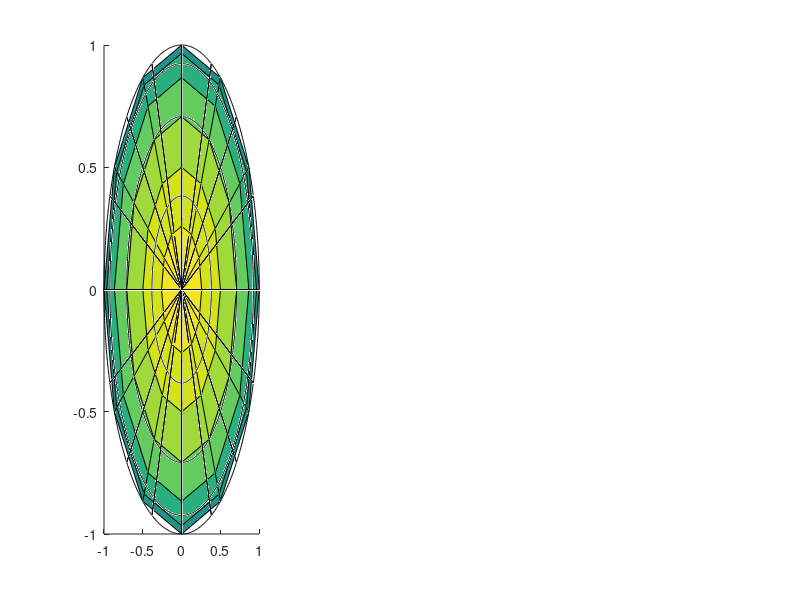

Write the MATLAB code that produced this figure. (Note: this script raises an error after producing the figure.)
%% Projection of a sphere for Square Lattice

set(0,'defaultfigurecolor',[1 1 1])
set(gca,'FontName','Calibri')
set(gca, 'linewidth', 2);
set(gca, 'FontSize', 28);
set(gca,'TickDir','out');

%% Lines of lattitude
N = 0.01; %increases number of data points in the lines of latitude
M=(pi/8); %increases the number of lines of lattitude
thetavec=0:M:pi; 
phivec = 0:N:2*pi; 
[th, ph] = meshgrid(thetavec,phivec);
R = ones(size(th));
xLat = R.*sin(th).*cos(ph);
yLat = R.*sin(th).*sin(ph);
zLat = R.*cos(th);

clear R N M theatvec phivec th ph;

%% Lines of longtitude
N=16; %changes number of lines of longitude
[xLong,yLong,zLong] = sphere(N);
clear N;

%% Coordinates of a circle
xOrigin = 0;
yOrigin = 0;
radius =12.7;
angle=0:0.01:2*pi; 
xData=radius*cos(angle);
yData=radius*sin(angle);

clear radius;

%% Coordinates for scattered points on surface
% r, phi, theta
ScatterFaceOn = [0 0 1; 0 0 -1];
ScatterSideOn = [1 0 0;0 1 0; -1 0 0; 0 -1 0;0.7071 -0.7071 0; 0.7071 0.7071 0;-0.7071 0.7071 0;-0.7071 -0.7071 0];
ScatterSq = [   0.7070         0    0.7070;
    0.7070         0   -0.7070;
         0    0.7070    0.7070;
         0    0.7070   -0.7070;
   -0.7070         0    0.7070;
   -0.7070         0   -0.7070;
         0   -0.7070    0.7070;
         0   -0.7070   -0.7070];
ScatterDia = [    0.5000    0.5000    0.7070;
    0.5000    0.5000   -0.7070;
   -0.5000    0.5000    0.7070;
   -0.5000    0.5000   -0.7070;
   -0.5000   -0.5000    0.7070;
   -0.5000   -0.5000   -0.7070;
    0.5000   -0.5000    0.7070;
    0.5000   -0.5000   -0.7070];

%% Projecting sphere
%Polar projection
XLatPolar=xLat./(1-zLat);
YLatPolar=yLat./(1-zLat);
XLongPolar=xLong./(1-zLong);
YLongPolar=yLong./(1-zLong);

ScatterFaceOnPolar = zeros(2,2);
ScatterFaceOnPolar(:,1) = ScatterFaceOn(:,1)./(1-ScatterFaceOn(:,3));
ScatterFaceOnPolar(:,2) = ScatterFaceOn(:,2)./(1-ScatterFaceOn(:,3));

ScatterSideOnPolar = zeros(8,2);
ScatterSideOnPolar(:,1) = ScatterSideOn(:,1)./(1-ScatterSideOn(:,3));
ScatterSideOnPolar(:,2) = ScatterSideOn(:,2)./(1-ScatterSideOn(:,3));

ScatterACPolar = zeros(8,2);
ScatterACPolar(:,1) = ScatterSq(:,1)./(1-ScatterSq(:,3));
ScatterACPolar(:,2) = ScatterSq(:,2)./(1-ScatterSq(:,3));

ScatterZZPolar = zeros(8,2);
ScatterZZPolar(:,1) = ScatterDia(:,1)./(1-ScatterDia(:,3));
ScatterZZPolar(:,2) = ScatterDia(:,2)./(1-ScatterDia(:,3));

%Equatorial projection
XLatEq=xLat./(1-yLat);
ZLatEq=zLat./(1-yLat);
XLongEq=xLong./(1-yLong);
ZLongEq=zLong./(1-yLong);

ScatterFaceOnEq = zeros(2,2);
ScatterFaceOnEq(:,1) = ScatterFaceOn(:,1)./(1-ScatterFaceOn(:,2));
ScatterFaceOnEq(:,2) = ScatterFaceOn(:,3)./(1-ScatterFaceOn(:,2));

ScatterSideOnEq = zeros(8,2);
ScatterSideOnEq(:,1) = ScatterSideOn(:,1)./(1-ScatterSideOn(:,2));
ScatterSideOnEq(:,2) = ScatterSideOn(:,3)./(1-ScatterSideOn(:,2));

ScatterACEq = zeros(8,2);
ScatterACEq(:,1) = ScatterSq(:,1)./(1-ScatterSq(:,2));
ScatterACEq(:,2) = ScatterSq(:,3)./(1-ScatterSq(:,2));

ScatterZZEq = zeros(8,2);
ScatterZZEq(:,1) = ScatterDia(:,1)./(1-ScatterDia(:,2));
ScatterZZEq(:,2) = ScatterDia(:,3)./(1-ScatterDia(:,2));

%% Plotting projections
%Sphere plot
subplot(1,3,1);
hold on;
%Mesh sphere:
longtitude = plot3(xLong,yLong,zLong,'Color',1/255*[0 0 0]);
lattitude = plot3(xLat,yLat,zLat,'Color',1/255*[0 0 0]);
%Surface Sphere
[X, Y, Z] = sphere(12);
s = surf(X,Y,Z);
s.FaceColor = 'white';
s.EdgeColor = 'none';
%Projections
scatter3(ScatterFaceOn(:,1),ScatterFaceOn(:,2),ScatterFaceOn(:,3),'o','MarkerFaceColor',1/255*[24 165 52],'MarkerEdgeColor',1/255*[0 0 0],'LineWidth',1,'SizeData',100);
scatter3(ScatterSideOn(:,1),ScatterSideOn(:,2),ScatterSideOn(:,3),'^','MarkerFaceColor',1/255*[214 219 62],'MarkerEdgeColor',1/255*[0 0 0],'LineWidth',1,'SizeData',100);
scatter3(ScatterSq(:,1),ScatterSq(:,2),ScatterSq(:,3),'s','MarkerFaceColor',1/255*[0 0 255],'MarkerEdgeColor',1/255*[0 0 0],'LineWidth',1,'SizeData',100);
scatter3(ScatterDia(:,1),ScatterDia(:,2),ScatterDia(:,3),'d','MarkerFaceColor',1/255*[255 0 0],'MarkerEdgeColor',1/255*[0 0 0],'LineWidth',1,'SizeData',100);
view(40,35)
hold off;
axis equal;
box on;
set(gca,'Yticklabel',[]);%removes the y axis numbers
set(gca,'Xticklabel',[]);%removes the y axis numbers
set(gca,'Zticklabel',[]);%removes the y axis numbers
set(gca,'TickDir','out');

%Polar plot
subplot(1,3,2);
hold on
%Lattitude
plot(XLatPolar,YLatPolar,'Color',1/255*[0 0 0]);
%Longitude
plot(XLongPolar,YLongPolar,'Color',1/255*[0 0 0]);
%Projections
scatter(ScatterFaceOnPolar(:,1),ScatterFaceOnPolar(:,2),'o','MarkerFaceColor',1/255*[24 165 52],'MarkerEdgeColor',1/255*[0 0 0],'LineWidth',1,'SizeData',100);
scatter(ScatterSideOnPolar(:,1),ScatterSideOnPolar(:,2),'^','MarkerFaceColor',1/255*[214 219 62],'MarkerEdgeColor',1/255*[0 0 0],'LineWidth',1,'SizeData',100);
scatter(ScatterACPolar(:,1),ScatterACPolar(:,2),'s','MarkerFaceColor',1/255*[0 0 255],'MarkerEdgeColor',1/255*[0 0 0],'LineWidth',1,'SizeData',100);
scatter(ScatterZZPolar(:,1),ScatterZZPolar(:,2),'d','MarkerFaceColor',1/255*[255 0 0],'MarkerEdgeColor',1/255*[0 0 0],'LineWidth',1,'SizeData',100);
hold off
axis equal
xlim([-1.1,1.1]);
ylim([-1.1,1.1]);
box on;
set(gca,'Yticklabel',[]);%removes the y axis numbers
set(gca,'Xticklabel',[]);%removes the y axis numbers
set(gca,'TickDir','out');

%Eq plot
subplot(1,3,3);
hold on
%lines of lattitude
plot(XLatEq,ZLatEq,'Color',1/255*[0 0 0]);
%lines of longitude
plot(XLongEq,ZLongEq,'Color',1/255*[0 0 0]);
%Projection markers
scatter(ScatterFaceOnEq(:,1),ScatterFaceOnEq(:,2),'o','MarkerFaceColor',1/255*[24 165 52],'MarkerEdgeColor',1/255*[0 0 0],'LineWidth',1,'SizeData',100);
scatter(ScatterSideOnEq(:,1),ScatterSideOnEq(:,2),'^','MarkerFaceColor',1/255*[214 219 62],'MarkerEdgeColor',1/255*[0 0 0],'LineWidth',1,'SizeData',100);
scatter(ScatterACEq(:,1),ScatterACEq(:,2),'s','MarkerFaceColor',1/255*[0 0 255],'MarkerEdgeColor',1/255*[0 0 0],'LineWidth',1,'SizeData',100);
scatter(ScatterZZEq(:,1),ScatterZZEq(:,2),'d','MarkerFaceColor',1/255*[255 0 0],'MarkerEdgeColor',1/255*[0 0 0],'LineWidth',1,'SizeData',100);
axis equal
xlim([-1.1,1.1]);
ylim([-1.1,1.1]);
box on;
set(gca,'Yticklabel',[]);%removes the y axis numbers
set(gca,'Xticklabel',[]);%removes the y axis numbers
set(gca,'TickDir','out');

clear angle lattitude longitude radius Scattering1 Scattering2 Scattering3 thetavec xData xLat XLatEq
clear XLatPolar YLatPolar yLong YLongPolar yOrigin zLat ZLatEq zLong ZLongEq yLat xOrigin xLong
clear XLongEq XLongPolar yData Z Y X ScatterZZPolar ScatterZZEq
clear ScatterACPolar ScatterACEq ScatterDia ScatterDia ScatterSideOnPolar ScatterSideOnEq
clear ScatterSideOn ScatterFaceOnPolar ScatterFaceOnEq ScatterFaceOn ScatterSq s